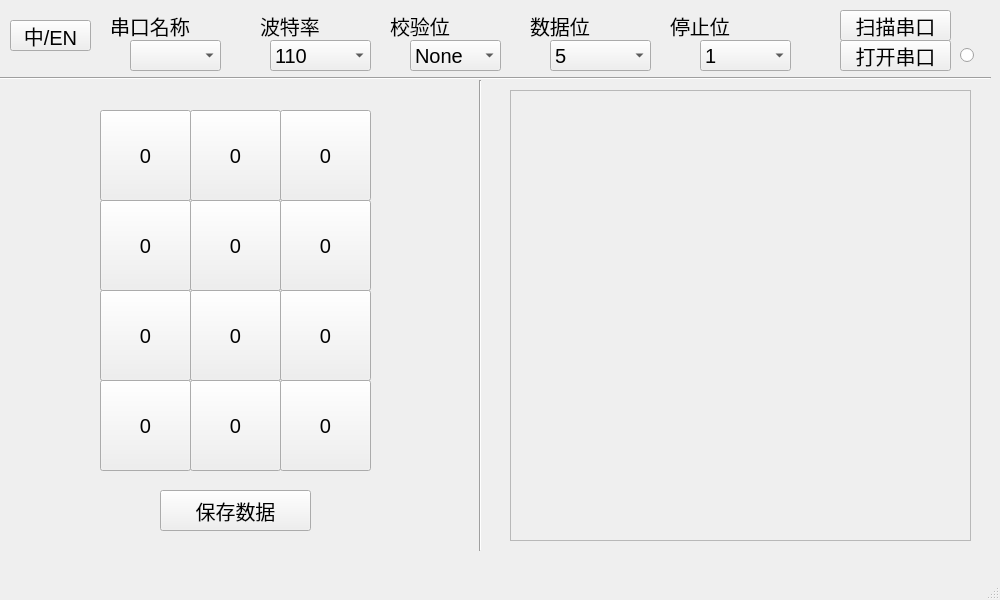
<?xml version="1.0" encoding="UTF-8"?>
<ui version="4.0">
 <class>MainWindow</class>
 <widget class="QMainWindow" name="MainWindow">
  <property name="geometry">
   <rect>
    <x>0</x>
    <y>0</y>
    <width>1000</width>
    <height>600</height>
   </rect>
  </property>
  <property name="minimumSize">
   <size>
    <width>1000</width>
    <height>600</height>
   </size>
  </property>
  <property name="maximumSize">
   <size>
    <width>1000</width>
    <height>600</height>
   </size>
  </property>
  <property name="font">
   <font>
    <pointsize>15</pointsize>
   </font>
  </property>
  <property name="windowTitle">
   <string>MainWindow</string>
  </property>
  <widget class="QWidget" name="centralwidget">
   <widget class="QLabel" name="label">
    <property name="geometry">
     <rect>
      <x>110</x>
      <y>10</y>
      <width>131</width>
      <height>31</height>
     </rect>
    </property>
    <property name="font">
     <font>
      <pointsize>15</pointsize>
     </font>
    </property>
    <property name="text">
     <string>串口名称</string>
    </property>
   </widget>
   <widget class="QLabel" name="label_2">
    <property name="geometry">
     <rect>
      <x>260</x>
      <y>10</y>
      <width>121</width>
      <height>31</height>
     </rect>
    </property>
    <property name="font">
     <font>
      <pointsize>15</pointsize>
     </font>
    </property>
    <property name="text">
     <string>波特率</string>
    </property>
   </widget>
   <widget class="QLabel" name="label_3">
    <property name="geometry">
     <rect>
      <x>390</x>
      <y>10</y>
      <width>131</width>
      <height>31</height>
     </rect>
    </property>
    <property name="font">
     <font>
      <pointsize>15</pointsize>
     </font>
    </property>
    <property name="text">
     <string>校验位</string>
    </property>
   </widget>
   <widget class="QLabel" name="label_4">
    <property name="geometry">
     <rect>
      <x>530</x>
      <y>10</y>
      <width>141</width>
      <height>31</height>
     </rect>
    </property>
    <property name="font">
     <font>
      <pointsize>15</pointsize>
     </font>
    </property>
    <property name="text">
     <string>数据位</string>
    </property>
   </widget>
   <widget class="QComboBox" name="name">
    <property name="geometry">
     <rect>
      <x>130</x>
      <y>40</y>
      <width>91</width>
      <height>31</height>
     </rect>
    </property>
    <property name="font">
     <font>
      <pointsize>15</pointsize>
     </font>
    </property>
   </widget>
   <widget class="QComboBox" name="botelu">
    <property name="geometry">
     <rect>
      <x>270</x>
      <y>40</y>
      <width>101</width>
      <height>31</height>
     </rect>
    </property>
    <item>
     <property name="text">
      <string>110</string>
     </property>
    </item>
    <item>
     <property name="text">
      <string>300</string>
     </property>
    </item>
    <item>
     <property name="text">
      <string>600</string>
     </property>
    </item>
    <item>
     <property name="text">
      <string>1200</string>
     </property>
    </item>
    <item>
     <property name="text">
      <string>2400</string>
     </property>
    </item>
    <item>
     <property name="text">
      <string>4800</string>
     </property>
    </item>
    <item>
     <property name="text">
      <string>9600</string>
     </property>
    </item>
    <item>
     <property name="text">
      <string>14400</string>
     </property>
    </item>
    <item>
     <property name="text">
      <string>19200</string>
     </property>
    </item>
    <item>
     <property name="text">
      <string>38400</string>
     </property>
    </item>
    <item>
     <property name="text">
      <string>43000</string>
     </property>
    </item>
    <item>
     <property name="text">
      <string>56000</string>
     </property>
    </item>
    <item>
     <property name="text">
      <string>57600</string>
     </property>
    </item>
    <item>
     <property name="text">
      <string>115200</string>
     </property>
    </item>
    <item>
     <property name="text">
      <string>128000</string>
     </property>
    </item>
    <item>
     <property name="text">
      <string>256000</string>
     </property>
    </item>
    <item>
     <property name="text">
      <string>460800</string>
     </property>
    </item>
    <item>
     <property name="text">
      <string>921600</string>
     </property>
    </item>
    <item>
     <property name="text">
      <string>1382400</string>
     </property>
    </item>
   </widget>
   <widget class="QLabel" name="label_5">
    <property name="geometry">
     <rect>
      <x>670</x>
      <y>10</y>
      <width>151</width>
      <height>31</height>
     </rect>
    </property>
    <property name="font">
     <font>
      <pointsize>15</pointsize>
     </font>
    </property>
    <property name="text">
     <string>停止位</string>
    </property>
   </widget>
   <widget class="QComboBox" name="jiaoyanwei">
    <property name="geometry">
     <rect>
      <x>410</x>
      <y>40</y>
      <width>91</width>
      <height>31</height>
     </rect>
    </property>
    <item>
     <property name="text">
      <string>None</string>
     </property>
    </item>
    <item>
     <property name="text">
      <string>Even</string>
     </property>
    </item>
    <item>
     <property name="text">
      <string>Odd</string>
     </property>
    </item>
   </widget>
   <widget class="QComboBox" name="shujuwei">
    <property name="geometry">
     <rect>
      <x>550</x>
      <y>40</y>
      <width>101</width>
      <height>31</height>
     </rect>
    </property>
    <item>
     <property name="text">
      <string>5</string>
     </property>
    </item>
    <item>
     <property name="text">
      <string>6</string>
     </property>
    </item>
    <item>
     <property name="text">
      <string>7</string>
     </property>
    </item>
    <item>
     <property name="text">
      <string>8</string>
     </property>
    </item>
   </widget>
   <widget class="QComboBox" name="tingzhiwei">
    <property name="geometry">
     <rect>
      <x>700</x>
      <y>40</y>
      <width>91</width>
      <height>31</height>
     </rect>
    </property>
    <item>
     <property name="text">
      <string>1</string>
     </property>
    </item>
    <item>
     <property name="text">
      <string>1.5</string>
     </property>
    </item>
    <item>
     <property name="text">
      <string>2</string>
     </property>
    </item>
   </widget>
   <widget class="QPushButton" name="scan">
    <property name="geometry">
     <rect>
      <x>840</x>
      <y>10</y>
      <width>111</width>
      <height>31</height>
     </rect>
    </property>
    <property name="text">
     <string>扫描串口</string>
    </property>
   </widget>
   <widget class="QRadioButton" name="radioButton">
    <property name="geometry">
     <rect>
      <x>960</x>
      <y>40</y>
      <width>21</width>
      <height>31</height>
     </rect>
    </property>
    <property name="text">
     <string/>
    </property>
   </widget>
   <widget class="QPushButton" name="save">
    <property name="geometry">
     <rect>
      <x>160</x>
      <y>490</y>
      <width>151</width>
      <height>41</height>
     </rect>
    </property>
    <property name="text">
     <string>保存数据</string>
    </property>
   </widget>
   <widget class="Line" name="line_2">
    <property name="geometry">
     <rect>
      <x>470</x>
      <y>80</y>
      <width>20</width>
      <height>471</height>
     </rect>
    </property>
    <property name="orientation">
     <enum>Qt::Vertical</enum>
    </property>
   </widget>
   <widget class="QFrame" name="frame_3d">
    <property name="geometry">
     <rect>
      <x>510</x>
      <y>90</y>
      <width>461</width>
      <height>451</height>
     </rect>
    </property>
    <property name="frameShape">
     <enum>QFrame::StyledPanel</enum>
    </property>
    <property name="frameShadow">
     <enum>QFrame::Raised</enum>
    </property>
   </widget>
   <widget class="QPushButton" name="turnon">
    <property name="geometry">
     <rect>
      <x>840</x>
      <y>40</y>
      <width>111</width>
      <height>31</height>
     </rect>
    </property>
    <property name="text">
     <string>打开串口</string>
    </property>
   </widget>
   <widget class="QPushButton" name="M14">
    <property name="geometry">
     <rect>
      <x>100</x>
      <y>380</y>
      <width>91</width>
      <height>91</height>
     </rect>
    </property>
    <property name="text">
     <string>0</string>
    </property>
   </widget>
   <widget class="QPushButton" name="M32">
    <property name="geometry">
     <rect>
      <x>280</x>
      <y>200</y>
      <width>91</width>
      <height>91</height>
     </rect>
    </property>
    <property name="text">
     <string>0</string>
    </property>
   </widget>
   <widget class="QPushButton" name="M11">
    <property name="geometry">
     <rect>
      <x>100</x>
      <y>110</y>
      <width>91</width>
      <height>91</height>
     </rect>
    </property>
    <property name="text">
     <string>0</string>
    </property>
   </widget>
   <widget class="QPushButton" name="M12">
    <property name="geometry">
     <rect>
      <x>100</x>
      <y>200</y>
      <width>91</width>
      <height>91</height>
     </rect>
    </property>
    <property name="text">
     <string>0</string>
    </property>
   </widget>
   <widget class="QPushButton" name="M24">
    <property name="geometry">
     <rect>
      <x>190</x>
      <y>380</y>
      <width>91</width>
      <height>91</height>
     </rect>
    </property>
    <property name="text">
     <string>0</string>
    </property>
   </widget>
   <widget class="QPushButton" name="M21">
    <property name="geometry">
     <rect>
      <x>190</x>
      <y>110</y>
      <width>91</width>
      <height>91</height>
     </rect>
    </property>
    <property name="text">
     <string>0</string>
    </property>
   </widget>
   <widget class="QPushButton" name="M22">
    <property name="geometry">
     <rect>
      <x>190</x>
      <y>200</y>
      <width>91</width>
      <height>91</height>
     </rect>
    </property>
    <property name="text">
     <string>0</string>
    </property>
   </widget>
   <widget class="QPushButton" name="M34">
    <property name="geometry">
     <rect>
      <x>280</x>
      <y>380</y>
      <width>91</width>
      <height>91</height>
     </rect>
    </property>
    <property name="text">
     <string>0</string>
    </property>
   </widget>
   <widget class="QPushButton" name="M13">
    <property name="geometry">
     <rect>
      <x>100</x>
      <y>290</y>
      <width>91</width>
      <height>91</height>
     </rect>
    </property>
    <property name="text">
     <string>0</string>
    </property>
   </widget>
   <widget class="QPushButton" name="M33">
    <property name="geometry">
     <rect>
      <x>280</x>
      <y>290</y>
      <width>91</width>
      <height>91</height>
     </rect>
    </property>
    <property name="text">
     <string>0</string>
    </property>
   </widget>
   <widget class="QPushButton" name="M31">
    <property name="geometry">
     <rect>
      <x>280</x>
      <y>110</y>
      <width>91</width>
      <height>91</height>
     </rect>
    </property>
    <property name="text">
     <string>0</string>
    </property>
   </widget>
   <widget class="QPushButton" name="M23">
    <property name="geometry">
     <rect>
      <x>190</x>
      <y>290</y>
      <width>91</width>
      <height>91</height>
     </rect>
    </property>
    <property name="text">
     <string>0</string>
    </property>
   </widget>
   <widget class="Line" name="line">
    <property name="geometry">
     <rect>
      <x>0</x>
      <y>70</y>
      <width>991</width>
      <height>16</height>
     </rect>
    </property>
    <property name="orientation">
     <enum>Qt::Horizontal</enum>
    </property>
   </widget>
   <widget class="QPushButton" name="language">
    <property name="geometry">
     <rect>
      <x>10</x>
      <y>20</y>
      <width>81</width>
      <height>31</height>
     </rect>
    </property>
    <property name="text">
     <string>中/EN</string>
    </property>
   </widget>
  </widget>
  <widget class="QMenuBar" name="menubar">
   <property name="geometry">
    <rect>
     <x>0</x>
     <y>0</y>
     <width>1000</width>
     <height>33</height>
    </rect>
   </property>
  </widget>
  <widget class="QStatusBar" name="statusbar"/>
 </widget>
 <resources/>
 <connections/>
</ui>
